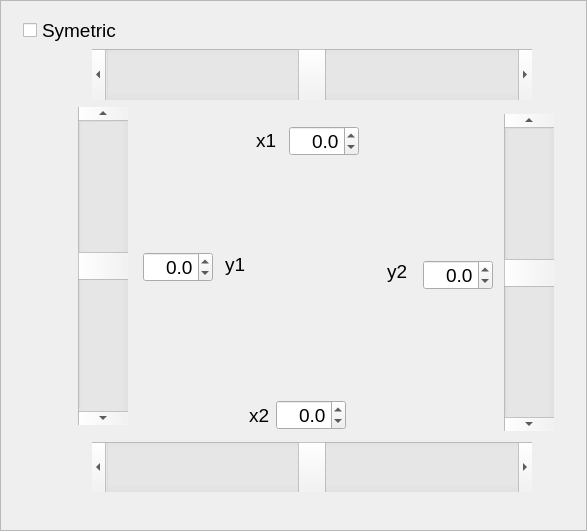
       <widget class="QFrame" name="frame_12">
        <property name="geometry">
         <rect>
          <x>529</x>
          <y>12</y>
          <width>587</width>
          <height>531</height>
         </rect>
        </property>
        <property name="frameShape">
         <enum>QFrame::StyledPanel</enum>
        </property>
        <property name="frameShadow">
         <enum>QFrame::Raised</enum>
        </property>
        <widget class="QCheckBox" name="cbsymetric">
         <property name="geometry">
          <rect>
           <x>23</x>
           <y>13</y>
           <width>110</width>
           <height>34</height>
          </rect>
         </property>
         <property name="font">
          <font>
           <pointsize>14</pointsize>
          </font>
         </property>
         <property name="text">
          <string>Symetric</string>
         </property>
        </widget>
        <widget class="QScrollBar" name="x1slider">
         <property name="geometry">
          <rect>
           <x>92</x>
           <y>49</y>
           <width>440</width>
           <height>51</height>
          </rect>
         </property>
         <property name="autoFillBackground">
          <bool>false</bool>
         </property>
         <property name="minimum">
          <number>-200</number>
         </property>
         <property name="maximum">
          <number>200</number>
         </property>
         <property name="pageStep">
          <number>1</number>
         </property>
         <property name="value">
          <number>0</number>
         </property>
         <property name="orientation">
          <enum>Qt::Horizontal</enum>
         </property>
         <property name="invertedControls">
          <bool>true</bool>
         </property>
        </widget>
        <widget class="QScrollBar" name="y1slider">
         <property name="geometry">
          <rect>
           <x>78</x>
           <y>107</y>
           <width>50</width>
           <height>318</height>
          </rect>
         </property>
         <property name="minimum">
          <number>-200</number>
         </property>
         <property name="maximum">
          <number>200</number>
         </property>
         <property name="pageStep">
          <number>1</number>
         </property>
         <property name="orientation">
          <enum>Qt::Vertical</enum>
         </property>
        </widget>
        <widget class="QScrollBar" name="y2slider">
         <property name="geometry">
          <rect>
           <x>504</x>
           <y>114</y>
           <width>50</width>
           <height>317</height>
          </rect>
         </property>
         <property name="minimum">
          <number>-200</number>
         </property>
         <property name="maximum">
          <number>200</number>
         </property>
         <property name="pageStep">
          <number>1</number>
         </property>
         <property name="orientation">
          <enum>Qt::Vertical</enum>
         </property>
        </widget>
        <widget class="QScrollBar" name="x2slider">
         <property name="geometry">
          <rect>
           <x>92</x>
           <y>442</y>
           <width>440</width>
           <height>50</height>
          </rect>
         </property>
         <property name="autoFillBackground">
          <bool>false</bool>
         </property>
         <property name="minimum">
          <number>-200</number>
         </property>
         <property name="maximum">
          <number>200</number>
         </property>
         <property name="pageStep">
          <number>1</number>
         </property>
         <property name="value">
          <number>0</number>
         </property>
         <property name="orientation">
          <enum>Qt::Horizontal</enum>
         </property>
         <property name="invertedControls">
          <bool>true</bool>
         </property>
        </widget>
        <widget class="QDoubleSpinBox" name="x1coord">
         <property name="geometry">
          <rect>
           <x>289</x>
           <y>126</y>
           <width>70</width>
           <height>30</height>
          </rect>
         </property>
         <property name="minimumSize">
          <size>
           <width>0</width>
           <height>28</height>
          </size>
         </property>
         <property name="maximumSize">
          <size>
           <width>16777215</width>
           <height>16777215</height>
          </size>
         </property>
         <property name="font">
          <font>
           <pointsize>14</pointsize>
          </font>
         </property>
         <property name="alignment">
          <set>Qt::AlignRight|Qt::AlignTrailing|Qt::AlignVCenter</set>
         </property>
         <property name="decimals">
          <number>1</number>
         </property>
         <property name="minimum">
          <double>-20.000000000000000</double>
         </property>
         <property name="maximum">
          <double>20.000000000000000</double>
         </property>
         <property name="singleStep">
          <double>0.100000000000000</double>
         </property>
         <property name="value">
          <double>0.000000000000000</double>
         </property>
        </widget>
        <widget class="QLabel" name="label_10">
         <property name="geometry">
          <rect>
           <x>256</x>
           <y>129</y>
           <width>25</width>
           <height>22</height>
          </rect>
         </property>
         <property name="font">
          <font>
           <pointsize>14</pointsize>
          </font>
         </property>
         <property name="text">
          <string>x1</string>
         </property>
        </widget>
        <widget class="QDoubleSpinBox" name="y2coord">
         <property name="geometry">
          <rect>
           <x>423</x>
           <y>260</y>
           <width>70</width>
           <height>30</height>
          </rect>
         </property>
         <property name="minimumSize">
          <size>
           <width>0</width>
           <height>28</height>
          </size>
         </property>
         <property name="maximumSize">
          <size>
           <width>16777215</width>
           <height>16777215</height>
          </size>
         </property>
         <property name="font">
          <font>
           <pointsize>14</pointsize>
          </font>
         </property>
         <property name="alignment">
          <set>Qt::AlignRight|Qt::AlignTrailing|Qt::AlignVCenter</set>
         </property>
         <property name="decimals">
          <number>1</number>
         </property>
         <property name="minimum">
          <double>-20.000000000000000</double>
         </property>
         <property name="maximum">
          <double>20.000000000000000</double>
         </property>
         <property name="singleStep">
          <double>0.100000000000000</double>
         </property>
        </widget>
        <widget class="QLabel" name="label_9">
         <property name="geometry">
          <rect>
           <x>387</x>
           <y>256</y>
           <width>31</width>
           <height>31</height>
          </rect>
         </property>
         <property name="font">
          <font>
           <pointsize>14</pointsize>
          </font>
         </property>
         <property name="text">
          <string>y2</string>
         </property>
        </widget>
        <widget class="QDoubleSpinBox" name="x2coord">
         <property name="geometry">
          <rect>
           <x>276</x>
           <y>400</y>
           <width>70</width>
           <height>30</height>
          </rect>
         </property>
         <property name="minimumSize">
          <size>
           <width>0</width>
           <height>28</height>
          </size>
         </property>
         <property name="maximumSize">
          <size>
           <width>16777215</width>
           <height>16777215</height>
          </size>
         </property>
         <property name="font">
          <font>
           <pointsize>14</pointsize>
          </font>
         </property>
         <property name="alignment">
          <set>Qt::AlignRight|Qt::AlignTrailing|Qt::AlignVCenter</set>
         </property>
         <property name="decimals">
          <number>1</number>
         </property>
         <property name="minimum">
          <double>-20.000000000000000</double>
         </property>
         <property name="maximum">
          <double>20.000000000000000</double>
         </property>
         <property name="singleStep">
          <double>0.100000000000000</double>
         </property>
        </widget>
        <widget class="QLabel" name="label_6">
         <property name="geometry">
          <rect>
           <x>249</x>
           <y>400</y>
           <width>22</width>
           <height>31</height>
          </rect>
         </property>
         <property name="font">
          <font>
           <pointsize>14</pointsize>
          </font>
         </property>
         <property name="text">
          <string>x2</string>
         </property>
        </widget>
        <widget class="QDoubleSpinBox" name="y1coord">
         <property name="geometry">
          <rect>
           <x>143</x>
           <y>252</y>
           <width>70</width>
           <height>30</height>
          </rect>
         </property>
         <property name="minimumSize">
          <size>
           <width>0</width>
           <height>28</height>
          </size>
         </property>
         <property name="maximumSize">
          <size>
           <width>16777215</width>
           <height>16777215</height>
          </size>
         </property>
         <property name="font">
          <font>
           <pointsize>14</pointsize>
          </font>
         </property>
         <property name="alignment">
          <set>Qt::AlignRight|Qt::AlignTrailing|Qt::AlignVCenter</set>
         </property>
         <property name="decimals">
          <number>1</number>
         </property>
         <property name="minimum">
          <double>-20.000000000000000</double>
         </property>
         <property name="maximum">
          <double>20.000000000000000</double>
         </property>
         <property name="singleStep">
          <double>0.100000000000000</double>
         </property>
        </widget>
        <widget class="QLabel" name="label_11">
         <property name="geometry">
          <rect>
           <x>225</x>
           <y>244</y>
           <width>39</width>
           <height>41</height>
          </rect>
         </property>
         <property name="font">
          <font>
           <pointsize>14</pointsize>
          </font>
         </property>
         <property name="text">
          <string>y1</string>
         </property>
        </widget>
       </widget>
